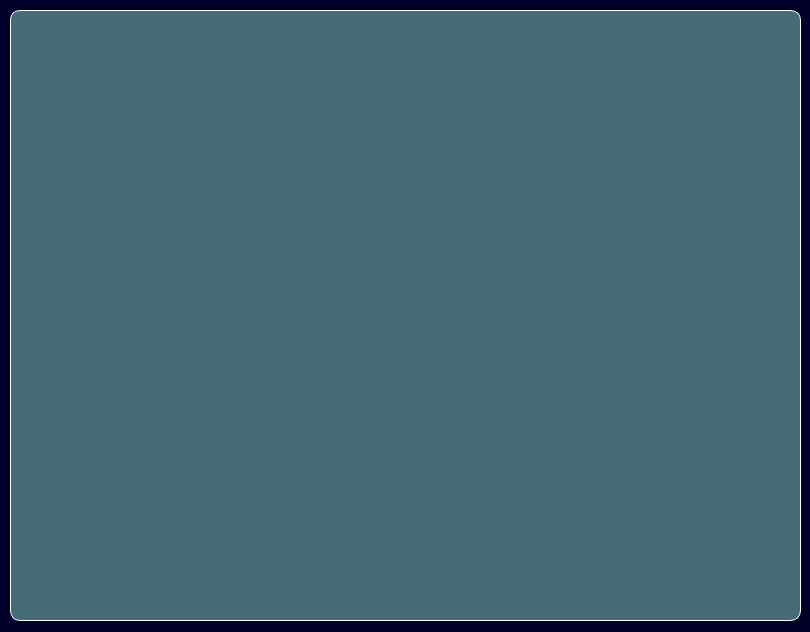
<?xml version="1.0" encoding="UTF-8"?>
<ui version="4.0">
 <class>MainWindow</class>
 <widget class="QMainWindow" name="MainWindow">
  <property name="geometry">
   <rect>
    <x>0</x>
    <y>0</y>
    <width>810</width>
    <height>632</height>
   </rect>
  </property>
  <property name="minimumSize">
   <size>
    <width>810</width>
    <height>632</height>
   </size>
  </property>
  <property name="maximumSize">
   <size>
    <width>810</width>
    <height>632</height>
   </size>
  </property>
  <property name="contextMenuPolicy">
   <enum>Qt::DefaultContextMenu</enum>
  </property>
  <property name="windowTitle">
   <string>HAS SOHBET</string>
  </property>
  <property name="windowIcon">
   <iconset resource="../icon.qrc">
    <normaloff>:/img/img/h.png</normaloff>:/img/img/h.png</iconset>
  </property>
  <property name="toolTip">
   <string/>
  </property>
  <property name="statusTip">
   <string/>
  </property>
  <property name="styleSheet">
   <string notr="true">QMainWindow{
	background-color: rgb(1, 0, 42);
	border-style: outset;
    border-width: 2px;
	border: 1px;
	border-radius: 10px;
	color: rgb(255, 255, 255);
}
</string>
  </property>
  <property name="tabShape">
   <enum>QTabWidget::Rounded</enum>
  </property>
  <property name="dockOptions">
   <set>QMainWindow::AllowTabbedDocks|QMainWindow::AnimatedDocks</set>
  </property>
  <widget class="QWidget" name="centralwidget">
   <property name="styleSheet">
    <string notr="true">#centralwidget{
	background-color: rgb(1, 0, 42);
	border-style: outset;
    border-width: 2px;
	border: 1px;
	border-radius: 10px;
}</string>
   </property>
   <widget class="QLabel" name="label">
    <property name="geometry">
     <rect>
      <x>290</x>
      <y>210</y>
      <width>231</width>
      <height>251</height>
     </rect>
    </property>
    <property name="text">
     <string/>
    </property>
    <property name="pixmap">
     <pixmap resource="../icon.qrc">:/img/img/h.png</pixmap>
    </property>
   </widget>
   <widget class="QFrame" name="birframe">
    <property name="geometry">
     <rect>
      <x>10</x>
      <y>10</y>
      <width>791</width>
      <height>611</height>
     </rect>
    </property>
    <property name="styleSheet">
     <string notr="true">#birframe{
	background-color: rgb(87, 137, 139, 200);
	border: 1px solid white;
    border-radius: 10px;
}</string>
    </property>
    <property name="frameShape">
     <enum>QFrame::StyledPanel</enum>
    </property>
    <property name="frameShadow">
     <enum>QFrame::Raised</enum>
    </property>
    <widget class="QFrame" name="ikiframe">
     <property name="geometry">
      <rect>
       <x>-145</x>
       <y>10</y>
       <width>141</width>
       <height>301</height>
      </rect>
     </property>
     <property name="styleSheet">
      <string notr="true">#ikiframe{
	background-color: rgb(255, 255, 255, 140);
	border: 1px;
    border-radius: 10px;
}</string>
     </property>
     <property name="frameShape">
      <enum>QFrame::StyledPanel</enum>
     </property>
     <property name="frameShadow">
      <enum>QFrame::Raised</enum>
     </property>
     <widget class="QLabel" name="label_2">
      <property name="geometry">
       <rect>
        <x>30</x>
        <y>10</y>
        <width>71</width>
        <height>71</height>
       </rect>
      </property>
      <property name="text">
       <string/>
      </property>
      <property name="pixmap">
       <pixmap resource="../icon.qrc">:/kullanıcı/img/user_male3-75.png</pixmap>
      </property>
     </widget>
     <widget class="QLabel" name="kad">
      <property name="geometry">
       <rect>
        <x>0</x>
        <y>70</y>
        <width>141</width>
        <height>31</height>
       </rect>
      </property>
      <property name="styleSheet">
       <string notr="true">#kad{
	color: rgb(0, 0, 0);
	font: 75 bold 10pt &quot;Ubuntu&quot;;
}</string>
      </property>
      <property name="text">
       <string/>
      </property>
      <property name="alignment">
       <set>Qt::AlignCenter</set>
      </property>
     </widget>
     <widget class="QPushButton" name="anasayfa">
      <property name="geometry">
       <rect>
        <x>20</x>
        <y>110</y>
        <width>90</width>
        <height>28</height>
       </rect>
      </property>
      <property name="styleSheet">
       <string notr="true">QPushButton#anasayfa{
	background-color: rgb(54, 145, 171);
    border-style: outset;
    border-width: 2px;
	color: rgb(0, 0, 0);
	border: 1px;
	border-radius: 10px;
}

QPushButton#anasayfa:hover{
	background-color: rgb(255, 255, 255);
	color: rgb(54, 145, 171);
    border-style: outset;
    border-width: 2px;
	border: 1px;
	border-radius: 10px;
}</string>
      </property>
      <property name="text">
       <string>Anasayfa</string>
      </property>
      <property name="icon">
       <iconset resource="../icon.qrc">
        <normaloff>:/anasayfa/img/home-32.png</normaloff>:/anasayfa/img/home-32.png</iconset>
      </property>
     </widget>
     <widget class="QPushButton" name="ayarlar">
      <property name="geometry">
       <rect>
        <x>20</x>
        <y>150</y>
        <width>90</width>
        <height>28</height>
       </rect>
      </property>
      <property name="styleSheet">
       <string notr="true">QPushButton#ayarlar
{
	background-color: rgb(54, 145, 171);
    border-style: outset;
    border-width: 2px;
	color: rgb(0, 0, 0);
	border: 1px;
	border-radius: 10px;
}

QPushButton#ayarlar:hover{
	background-color: rgb(255, 255, 255);
	color: rgb(54, 145, 171);
    border-style: outset;
    border-width: 2px;
	border: 1px;
	border-radius: 10px;
}</string>
      </property>
      <property name="text">
       <string>Ayarlar</string>
      </property>
      <property name="icon">
       <iconset resource="../icon.qrc">
        <normaloff>:/settings/img/settings-32.png</normaloff>:/settings/img/settings-32.png</iconset>
      </property>
     </widget>
     <widget class="QPushButton" name="gruplar">
      <property name="geometry">
       <rect>
        <x>20</x>
        <y>190</y>
        <width>90</width>
        <height>28</height>
       </rect>
      </property>
      <property name="styleSheet">
       <string notr="true">QPushButton#gruplar
{
	background-color: rgb(54, 145, 171);
    border-style: outset;
    border-width: 2px;
	color: rgb(0, 0, 0);
	border: 1px;
	border-radius: 10px;
}

QPushButton#gruplar:hover{
	background-color: rgb(255, 255, 255);
	color: rgb(54, 145, 171);
    border-style: outset;
    border-width: 2px;
	border: 1px;
	border-radius: 10px;
}</string>
      </property>
      <property name="text">
       <string>Arkadaşlar</string>
      </property>
      <property name="icon">
       <iconset resource="../icon.qrc">
        <normaloff>:/kullanıcı/img/group-32.png</normaloff>:/kullanıcı/img/group-32.png</iconset>
      </property>
     </widget>
     <widget class="QPushButton" name="mesajlar">
      <property name="geometry">
       <rect>
        <x>20</x>
        <y>230</y>
        <width>90</width>
        <height>28</height>
       </rect>
      </property>
      <property name="styleSheet">
       <string notr="true">QPushButton#mesajlar
{
	background-color: rgb(54, 145, 171);
    border-style: outset;
    border-width: 2px;
	color: rgb(0, 0, 0);
	border: 1px;
	border-radius: 10px;
}

QPushButton#mesajlar:hover{
	background-color: rgb(255, 255, 255);
	color: rgb(54, 145, 171);
    border-style: outset;
    border-width: 2px;
	border: 1px;
	border-radius: 10px;
}</string>
      </property>
      <property name="text">
       <string>Mesaj</string>
      </property>
      <property name="icon">
       <iconset resource="../icon.qrc">
        <normaloff>:/kişiler/img/contacts-32.png</normaloff>:/kişiler/img/contacts-32.png</iconset>
      </property>
     </widget>
    </widget>
    <widget class="QFrame" name="ucframe">
     <property name="geometry">
      <rect>
       <x>-145</x>
       <y>320</y>
       <width>141</width>
       <height>281</height>
      </rect>
     </property>
     <property name="styleSheet">
      <string notr="true">#ucframe
{
	font: 25 italic 10pt &quot;Ubuntu&quot;;
	background-color: rgb(255, 255, 255, 140);
	border: 1px;
    border-radius: 10px;
}</string>
     </property>
     <property name="frameShape">
      <enum>QFrame::StyledPanel</enum>
     </property>
     <property name="frameShadow">
      <enum>QFrame::Raised</enum>
     </property>
     <widget class="QLabel" name="kadname">
      <property name="geometry">
       <rect>
        <x>10</x>
        <y>10</y>
        <width>101</width>
        <height>31</height>
       </rect>
      </property>
      <property name="styleSheet">
       <string notr="true">#kadname{
	color: rgb(0, 0, 0);
	font: 25 italic 10pt &quot;Ubuntu&quot;;
}</string>
      </property>
      <property name="text">
       <string/>
      </property>
      <property name="alignment">
       <set>Qt::AlignCenter</set>
      </property>
     </widget>
    </widget>
    <widget class="QFrame" name="dortframe_anasayfa">
     <property name="geometry">
      <rect>
       <x>800</x>
       <y>10</y>
       <width>621</width>
       <height>591</height>
      </rect>
     </property>
     <property name="styleSheet">
      <string notr="true">#dortframe_anasayfa
{
	background-color: rgb(255, 255, 255, 140);
	border: 1px;
    border-radius: 10px;
}</string>
     </property>
     <property name="frameShape">
      <enum>QFrame::StyledPanel</enum>
     </property>
     <property name="frameShadow">
      <enum>QFrame::Raised</enum>
     </property>
     <widget class="QLabel" name="kad_2">
      <property name="geometry">
       <rect>
        <x>250</x>
        <y>10</y>
        <width>141</width>
        <height>31</height>
       </rect>
      </property>
      <property name="styleSheet">
       <string notr="true">#kad{
	color: rgb(0, 0, 0);
	font: 75 bold 10pt &quot;Ubuntu&quot;;
}</string>
      </property>
      <property name="text">
       <string>ANASAYFA</string>
      </property>
      <property name="alignment">
       <set>Qt::AlignCenter</set>
      </property>
     </widget>
    </widget>
    <widget class="QFrame" name="dortframe_ayarlar">
     <property name="geometry">
      <rect>
       <x>800</x>
       <y>10</y>
       <width>621</width>
       <height>591</height>
      </rect>
     </property>
     <property name="styleSheet">
      <string notr="true">#dortframe_ayarlar
{
	background-color: rgb(255, 255, 255, 140);
	border: 1px;
    border-radius: 10px;
}</string>
     </property>
     <property name="frameShape">
      <enum>QFrame::StyledPanel</enum>
     </property>
     <property name="frameShadow">
      <enum>QFrame::Raised</enum>
     </property>
     <widget class="QLabel" name="kad_4">
      <property name="geometry">
       <rect>
        <x>250</x>
        <y>10</y>
        <width>141</width>
        <height>31</height>
       </rect>
      </property>
      <property name="styleSheet">
       <string notr="true">#kad{
	color: rgb(0, 0, 0);
	font: 75 bold 10pt &quot;Ubuntu&quot;;
}</string>
      </property>
      <property name="text">
       <string>AYARLAR</string>
      </property>
      <property name="alignment">
       <set>Qt::AlignCenter</set>
      </property>
     </widget>
    </widget>
    <widget class="QFrame" name="dortframe_gruplar">
     <property name="geometry">
      <rect>
       <x>800</x>
       <y>0</y>
       <width>621</width>
       <height>591</height>
      </rect>
     </property>
     <property name="styleSheet">
      <string notr="true">#dortframe_gruplar
{
	background-color: rgb(255, 255, 255, 140);
	border: 1px;
    border-radius: 10px;
}</string>
     </property>
     <property name="frameShape">
      <enum>QFrame::StyledPanel</enum>
     </property>
     <property name="frameShadow">
      <enum>QFrame::Raised</enum>
     </property>
     <widget class="QLabel" name="kad_5">
      <property name="geometry">
       <rect>
        <x>220</x>
        <y>10</y>
        <width>211</width>
        <height>31</height>
       </rect>
      </property>
      <property name="styleSheet">
       <string notr="true">#kad{
	color: rgb(0, 0, 0);
	font: 75 bold 10pt &quot;Ubuntu&quot;;
}</string>
      </property>
      <property name="text">
       <string>GELEN ARKADAŞLIK İSTEKLERİ</string>
      </property>
      <property name="alignment">
       <set>Qt::AlignCenter</set>
      </property>
     </widget>
     <widget class="QListWidget" name="requests_list">
      <property name="geometry">
       <rect>
        <x>20</x>
        <y>40</y>
        <width>591</width>
        <height>192</height>
       </rect>
      </property>
      <property name="styleSheet">
       <string notr="true">#requests_list{
	color: rgb(255, 255, 255);
	background-color: rgb(0, 0, 0, 150);
	border: 1px;
    border-radius: 10px;
}</string>
      </property>
     </widget>
     <widget class="QLabel" name="kad_7">
      <property name="geometry">
       <rect>
        <x>210</x>
        <y>240</y>
        <width>211</width>
        <height>31</height>
       </rect>
      </property>
      <property name="styleSheet">
       <string notr="true">#kad{
	color: rgb(0, 0, 0);
	font: 75 bold 10pt &quot;Ubuntu&quot;;
}</string>
      </property>
      <property name="text">
       <string>EKLİ OLAN ARKADAŞLAR</string>
      </property>
      <property name="alignment">
       <set>Qt::AlignCenter</set>
      </property>
     </widget>
     <widget class="QListWidget" name="friend_list">
      <property name="geometry">
       <rect>
        <x>20</x>
        <y>270</y>
        <width>591</width>
        <height>192</height>
       </rect>
      </property>
      <property name="styleSheet">
       <string notr="true">#friend_list{
	color: rgb(255, 255, 255);
	background-color: rgb(0, 0, 0, 150);
	border: 1px;
    border-radius: 10px;
}</string>
      </property>
     </widget>
    </widget>
    <widget class="QFrame" name="dortframe_mesajlar">
     <property name="geometry">
      <rect>
       <x>800</x>
       <y>10</y>
       <width>621</width>
       <height>591</height>
      </rect>
     </property>
     <property name="styleSheet">
      <string notr="true">#dortframe_mesajlar
{
	background-color: rgb(255, 255, 255, 140);
	border: 1px;
    border-radius: 10px;
}</string>
     </property>
     <property name="frameShape">
      <enum>QFrame::StyledPanel</enum>
     </property>
     <property name="frameShadow">
      <enum>QFrame::Raised</enum>
     </property>
     <widget class="QLabel" name="kad_6">
      <property name="geometry">
       <rect>
        <x>250</x>
        <y>10</y>
        <width>141</width>
        <height>31</height>
       </rect>
      </property>
      <property name="styleSheet">
       <string notr="true">#kad{
	color: rgb(0, 0, 0);
	font: 75 bold 10pt &quot;Ubuntu&quot;;
}</string>
      </property>
      <property name="text">
       <string>Mesajlar</string>
      </property>
      <property name="alignment">
       <set>Qt::AlignCenter</set>
      </property>
     </widget>
    </widget>
   </widget>
  </widget>
 </widget>
 <resources>
  <include location="../icon.qrc"/>
 </resources>
 <connections/>
 <slots>
  <slot>logincontrol()</slot>
  <slot>anasayfa()</slot>
  <slot>ayarlar()</slot>
  <slot>ayar_guncelle()</slot>
 </slots>
</ui>
